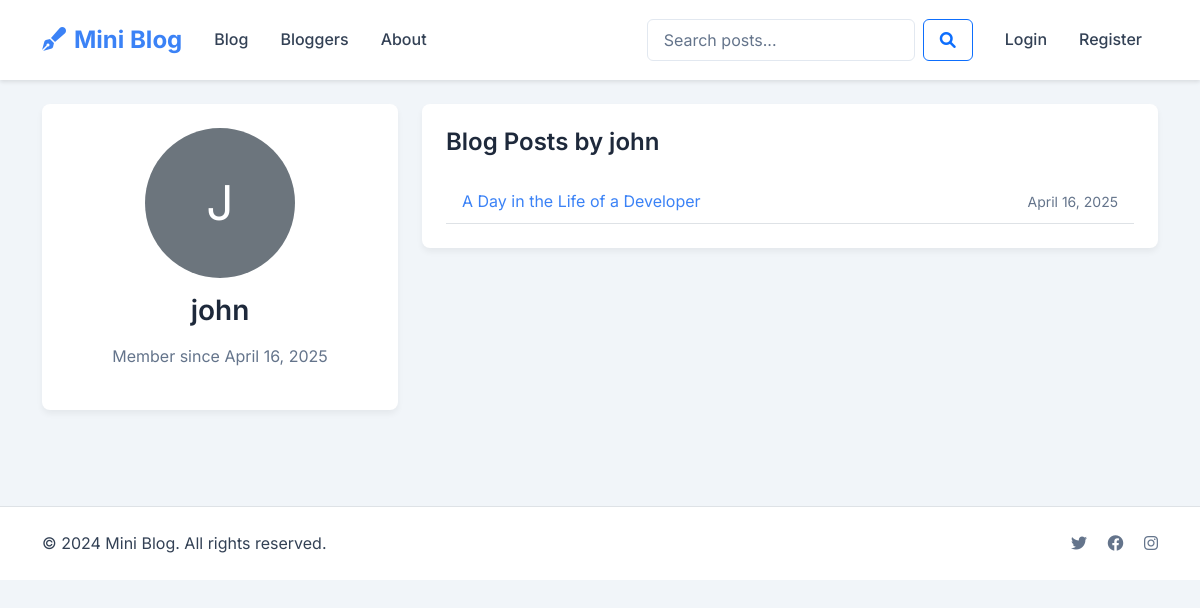
Page /blogger/3/ on the committed database.
### app/models.py (models this page shows, shortened)
class User(AbstractUser):
    full_name = models.CharField(max_length=150, blank=True)
    bio = models.TextField(max_length=500, blank=True)
    location = models.CharField(max_length=100, blank=True)
    website = models.URLField(max_length=200, blank=True)
    profile_picture = models.ImageField(upload_to='profile_pics/', null=True, blank=True)
    created_at = models.DateTimeField(auto_now_add=True)
    updated_at = models.DateTimeField(auto_now=True)
    bookmarks = models.ManyToManyField('BlogPost', related_name='bookmarked_by', blank=True)
    objects = UserManager()

class BlogPost(models.Model):
    title = models.CharField(max_length=200)
    content = models.TextField()
    author = models.ForeignKey(User, on_delete=models.CASCADE, related_name='blog_posts')
    created_at = models.DateTimeField(auto_now_add=True)
    updated_at = models.DateTimeField(auto_now=True)
    liked_by = models.ManyToManyField(User, related_name='liked_posts', blank=True)
    disliked_by = models.ManyToManyField(User, related_name='disliked_posts', blank=True)
    class Meta:
        ordering = ['-created_at']

### app/views.py (the view)
# urls.py: path('blogger/<int:author_id>/', views.blogger_detail, name='blogger_detail'),
def blogger_detail(request, author_id):
    author = get_object_or_404(User, id=author_id)
    posts = BlogPost.objects.filter(author=author).order_by('-created_at')
    return render(request, 'blogger_detail.html', {
        'author': author,
        'posts': posts
    })

### app/templates/blogger_detail.html (shortened to what this page needs)
{% extends 'base.html' %}
{% block content %}
<div class="row">
    <div class="col-md-4 mb-4">
        <div class="card">
            <div class="card-body text-center">
                {% if author.profile_picture %}
                    <img src="{{ author.profile_picture.url }}" alt="{{ author.username }}'s profile picture"
                         class="rounded-circle mb-3" style="width: 150px; height: 150px; object-fit: cover;">
                {% else %}
                    <div class="rounded-circle bg-secondary mb-3 mx-auto"
                         style="width: 150px; height: 150px; display: flex; align-items: center; justify-content: center;">
                        <span class="text-white" style="font-size: 3rem;">{{ author.username|first|upper }}</span>
                    </div>
                {% endif %}
                <h1 class="card-title h3">{{ author.username }}</h1>
                <p class="text-muted">Member since {{ author.created_at|date:"F j, Y" }}</p>
            </div>
        </div>
    </div>
    <div class="col-md-8">
        <div class="card">
            <div class="card-body">
                <h2 class="card-title h4 mb-4">Blog Posts by {{ author.username }}</h2>
                {% if posts %}
                    <div class="list-group list-group-flush">
                        {% for post in posts %}
                            <div class="list-group-item bg-transparent border-bottom">
                                <div class="d-flex justify-content-between align-items-center">
                                    <a href="{% url 'blog_detail' post.id %}" class="text-decoration-none">
                                        {{ post.title }}
                                    </a>
                                    <small class="text-muted">
                                        {{ post.created_at|date:"F j, Y" }}
                                    </small>
                                </div>
                            </div>
                        {% endfor %}
                    </div>
                {% else %}
                    <div class="alert alert-info">
                        {{ author.username }} hasn't written any blog posts yet.
                    </div>
                {% endif %}
            </div>
        </div>
    </div>
</div>
<link rel="stylesheet" href="https://cdn.jsdelivr.net/npm/bootstrap-icons@1.7.2/font/bootstrap-icons.css">
{% endblock %}

### app/static/css/style.css (style rules this page uses)
:root { --primary-color: #3b82f6; --primary-hover: #2563eb; --secondary-color: #64748b; --success-color: #10b981; --danger-color: #ef4444; --warning-color: #f59e0b; --info-color: #3b82f6; --light-color: #f8fafc; --dark-color: #1e293b; --text-color: #334155; --text-muted: #64748b; --border-color: #e2e8f0; --card-bg: #ffffff; --body-bg: #f1f5f9; --list-group-bg: #f8fafc; --list-group-hover-bg: #f1f5f9; }
body { background-color: var(--body-bg); color: var(--text-color); font-family: 'Inter', sans-serif; line-height: 1.6; }
.card { background-color: var(--card-bg); border: none; border-radius: 0.5rem; box-shadow: 0 4px 6px rgba(0, 0, 0, 0.05); transition: transform 0.2s ease, box-shadow 0.2s ease; }
.card-title { color: var(--dark-color); font-weight: 600; margin-bottom: 1rem; }
a { color: var(--primary-color); text-decoration: none; transition: color 0.2s ease; }
.text-muted { color: var(--text-muted) !important; }
.list-group-item { background-color: var(--list-group-bg); border-color: var(--border-color); color: var(--text-color); transition: background-color 0.2s ease; }
.card-body { padding: 1.5rem; }
h1, h2, h3, h4, h5, h6 { color: var(--text-color); font-weight: 600; }
.list-group-flush .list-group-item { border-left: none; border-right: none; }
.list-group-flush .list-group-item:first-child { border-top: none; }
.list-group-flush .list-group-item:last-child { border-bottom: none; }

### rows in the picture
User: username|first "J", username "john", created_at "April 16, 2025"
BlogPost: title "A Day in the Life of a Developer", created_at "April 16, 2025"
